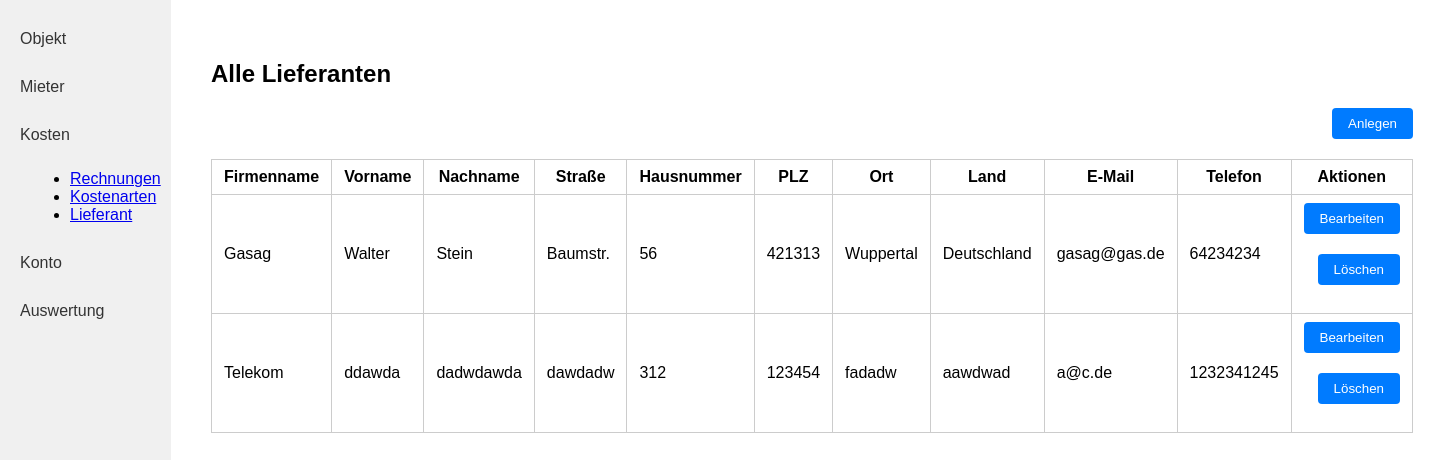
Page /lieferanten/ (signed in) on the committed database.
### kostenpruefung_mietobjekte_app/models.py (models this page shows, shortened)
class Lieferant(models.Model):
    created_by = models.ForeignKey(User, on_delete=models.CASCADE, related_name="lieferanten_created", null=True, blank=True)
    firmenname = models.CharField(max_length=255)
    vorname = models.CharField(max_length=255)
    nachname = models.CharField(max_length=255)
    strasse = models.CharField(max_length=255)
    hausnummer = models.CharField(max_length=10)
    plz = models.CharField(max_length=10) # 2 - 10 characters (numbers and letters)
    ort = models.CharField(max_length=100)
    land = models.CharField(max_length=100)
    e_mail = models.EmailField()
    telefon = models.CharField(max_length=100)

### kostenpruefung_mietobjekte_app/views.py (the view)
# urls.py: path('lieferanten/', lieferanten, name='lieferanten'),
@login_required
def lieferanten(request):
    lieferanten = Lieferant.objects.filter(created_by=request.user)
    return render(request, 'kostenpruefung_mietobjekte_app/lieferant.html', {'lieferanten': lieferanten})

### kostenpruefung_mietobjekte_app/templates/kostenpruefung_mietobjekte_app/lieferant.html (shortened to what this page needs)
{% load static %}
<!DOCTYPE html>
<html lang="de">
<head>
    <link rel="stylesheet" href="{% static 'kostenpruefung_mietobjekte_app/style.css' %}">
</head>
<body>
<div class="flex-container">
    <nav class="sidebar">
        <a class="sidebar-link" href="{% url 'kostenpruefung_mietobjekte_app:objekt_index' %}">Objekt</a>
        <a class="sidebar-link" href="{% url 'kostenpruefung_mietobjekte_app:mieter_laufend' %}">Mieter</a>
        <a class="sidebar-link" href="#">Kosten</a>
        <ul style="list-style-type: disc; margin-left: 30px; margin-bottom: 20px;">
            <li><a href="{% url 'kostenpruefung_mietobjekte_app:rechnungen' %}">Rechnungen</a></li>
            <li><a href="{% url 'kostenpruefung_mietobjekte_app:kostenarten' %}">Kostenarten</a></li>
            <li><a href="{% url 'kostenpruefung_mietobjekte_app:lieferanten' %}">Lieferant</a></li>
        </ul>
        <a class="sidebar-link" href="{% url 'kostenpruefung_mietobjekte_app:konto' %}">Konto</a>
        <a class="sidebar-link" href="{% url 'kostenpruefung_mietobjekte_app:auswertung' %}">Auswertung</a>
    </nav>
    <div class="main-content">
        <h2>Alle Lieferanten</h2>
        <form action="{% url 'kostenpruefung_mietobjekte_app:lieferant_create' %}" method="get" style="margin-bottom: 16px;">
            <button class="action-btn" type="submit">Anlegen</button>
        </form>
        <table class="object-table">
            <tr>
                <th>Firmenname</th>
                <th>Vorname</th>
                <th>Nachname</th>
                <th>Straße</th>
                <th>Hausnummer</th>
                <th>PLZ</th>
                <th>Ort</th>
                <th>Land</th>
                <th>E-Mail</th>
                <th>Telefon</th>
                <th>Aktionen</th>
            </tr>
            {% for l in lieferanten %}
            <tr>
                <td>{{ l.firmenname }}</td>
                <td>{{ l.vorname }}</td>
                <td>{{ l.nachname }}</td>
                <td>{{ l.strasse }}</td>
                <td>{{ l.hausnummer }}</td>
                <td>{{ l.plz }}</td>
                <td>{{ l.ort }}</td>
                <td>{{ l.land }}</td>
                <td>{{ l.e_mail }}</td>
                <td>{{ l.telefon }}</td>
                <td class="objekt-actions">
                    <form action="{% url 'kostenpruefung_mietobjekte_app:lieferant_update' l.id %}" method="get" class="inline-form">
                        <button class="action-btn" type="submit">Bearbeiten</button>
                    </form>
                    <form action="{% url 'kostenpruefung_mietobjekte_app:lieferant_delete' l.id %}" method="get" class="inline-form">
                        <button class="action-btn" type="submit">Löschen</button>
                    </form>
                </td>
            </tr>
            {% empty %}
            <tr>
                <td colspan="11">Keine Lieferanten vorhanden.</td>
            </tr>
            {% endfor %}
        </table>
    </div>
</div>
</body>
</html>

### kostenpruefung_mietobjekte_app/static/kostenpruefung_mietobjekte_app/style.css (style rules this page uses)
.inline-form { display: inline; }
body { margin: 0; font-family: Arial, sans-serif; }
.flex-container { display: flex; }
.sidebar { width: 200px; background: #f0f0f0; height: 100vh; padding: 20px 0; }
.sidebar-link { display: block; padding: 10px 20px; color: #333; text-decoration: none; margin-bottom: 10px; }
.main-content { flex: 1; padding: 40px; }
.object-table { width: 100%; border-collapse: collapse; }
.object-table th, .object-table td { border: 1px solid #ccc; padding: 8px 12px; }
.action-btn { float: right; padding: 8px 16px; background: #007bff; color: #fff; border: none; border-radius: 4px; cursor: pointer; margin-bottom: 20px; }

### rows in the picture
Lieferant: firmenname "Gasag", vorname "Walter", nachname "Stein", strasse "Baumstr.", hausnummer "56", plz "421313", ort "Wuppertal", land "Deutschland", e_mail "gasag@gas.de", telefon "64234234"
Lieferant: firmenname "Telekom", vorname "ddawda", nachname "dadwdawda", strasse "dawdadw", hausnummer "312", plz "123454", ort "fadadw", land "aawdwad", e_mail "a@c.de", telefon "1232341245"
